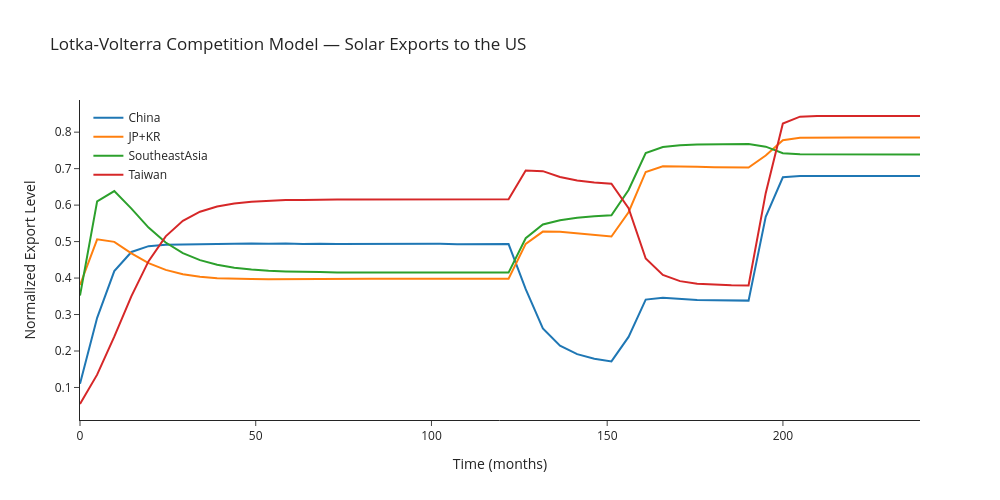

Notebook source saved alongside this figure:
### Code cell
# Define the parameters for the model
# These parameters can be adjusted based on the model's requirements
params = {
    'r1': 0.5, 'r2': 0.3, 'r3': 0.4, 'r4': 0.35,
    'g1': 0.1, 'g2': 0.1, 'g3': 0.1, 'g4': 0.1,
    'a11': 1.0, 'a12': 0.6, 'a13': 0.2, 'a14': 0.3,
    'a21': 0.3, 'a22': 1.0, 'a23': 0.5, 'a24': 0.4,
    'a31': 0.4, 'a32': 0.2, 'a33': 1.0, 'a34': 0.5,
    'a41': 0.2, 'a42': 0.3, 'a43': 0.4, 'a44': 1.0,
    'b11': 0.1, 'b12': 0.1, 'b13': 0.1, 'b14': 0.1,
    'b21': 0.1, 'b22': 0.1, 'b23': 0.1, 'b24': 0.1,
    'b31': 0.1, 'b32': 0.1, 'b33': 0.1, 'b34': 0.1,
    'b41': 0.1, 'b42': 0.1, 'b43': 0.1, 'b44': 0.1
}

# Initial conditions
X0 = df_normalized.iloc[0, 1:].values.tolist()  # Use the first row of normalized data as initial conditions

# Time span and evaluation points
t_span = (0, 239)
t_eval = np.linspace(*t_span)

# Solve the system
sol = solve_ivp(
    fun=lambda t, X: lotka_volterra_with_tariffs_growth(t, X, df_tariffs, **params),
    t_span=t_span,
    y0=X0,
    t_eval=t_eval
)

# Plot the results using plotly.graph_objects
fig = go.Figure()
fig.add_trace(go.Scatter(x=sol.t, y=sol.y[0], mode='lines', name='China'))
fig.add_trace(go.Scatter(x=sol.t, y=sol.y[1], mode='lines', name='JP+KR'))
fig.add_trace(go.Scatter(x=sol.t, y=sol.y[2], mode='lines', name='SoutheastAsia'))
fig.add_trace(go.Scatter(x=sol.t, y=sol.y[3], mode='lines', name='Taiwan'))

fig.update_layout(
    title='Lotka-Volterra Competition Model — Solar Exports to the US',
    xaxis_title='Time (months)',
    yaxis_title='Normalized Export Level',
    legend=dict(x=0.01, y=0.99),
    width=1000,
    height=500,
    template='simple_white'
)
fig.show()
